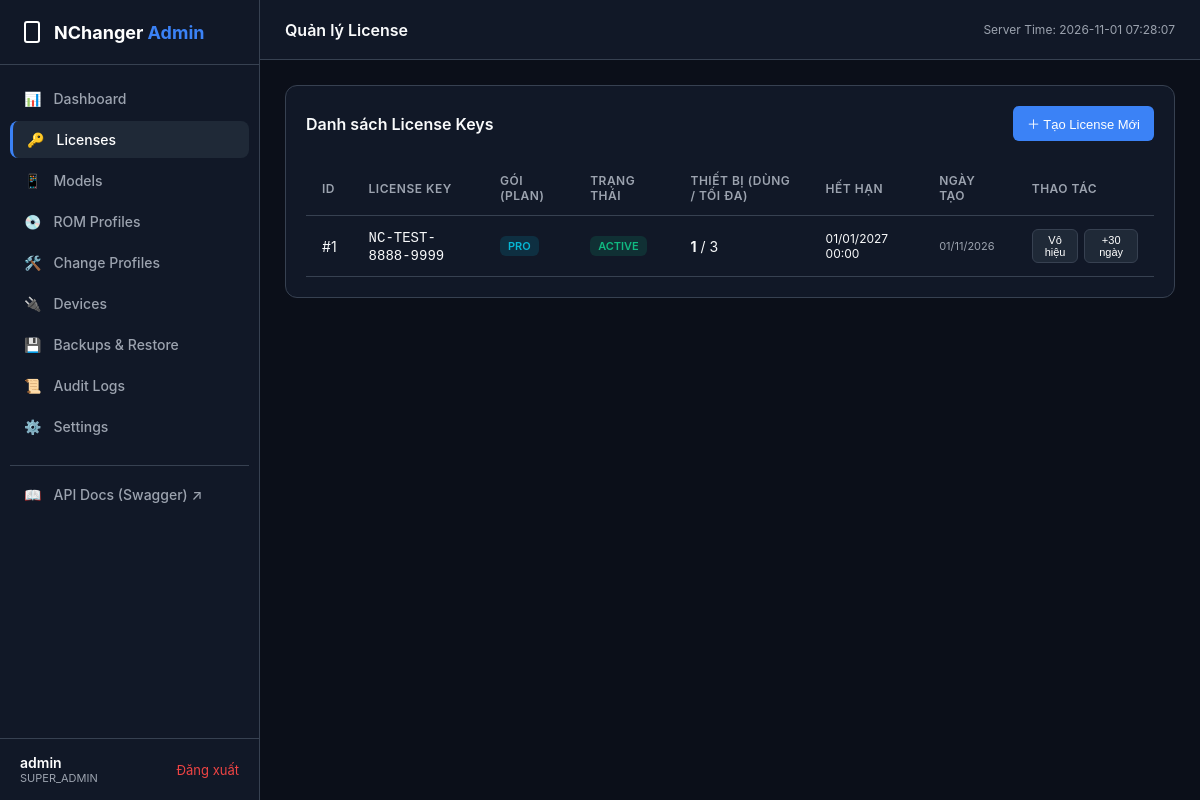
The app's page /admin/licenses.php (signed in) with its own data.
### tables this page shows
CREATE TABLE `licenses` (
  `id` INT UNSIGNED NOT NULL AUTO_INCREMENT,
  `license_key` VARCHAR(64) NOT NULL UNIQUE,
  `user_id` INT UNSIGNED DEFAULT NULL,
  `plan` VARCHAR(50) NOT NULL DEFAULT 'standard',
  `status` ENUM('active', 'expired', 'disabled', 'pending') NOT NULL DEFAULT 'pending',
  `max_devices` INT UNSIGNED NOT NULL DEFAULT 1,
  `activated_at` TIMESTAMP NULL DEFAULT NULL,
  `expires_at` TIMESTAMP NULL DEFAULT NULL,
  `notes` TEXT DEFAULT NULL,
  `created_at` TIMESTAMP NOT NULL DEFAULT CURRENT_TIMESTAMP,
  `updated_at` TIMESTAMP NOT NULL DEFAULT CURRENT_TIMESTAMP ON UPDATE CURRENT_TIMESTAMP,
  PRIMARY KEY (`id`),
  FOREIGN KEY (`user_id`) REFERENCES `users`(`id`) ON DELETE SET NULL,
  INDEX `idx_licenses_key_status` (`license_key`, `status`)
);

### public/admin/licenses.php (the view, shortened to what this page needs)
<?php
$db = Database::getConnection();
$licenses = $db->query('
    SELECT l.*, COUNT(d.id) AS registered_devices
    FROM licenses l
    LEFT JOIN devices d ON d.license_id = l.id
    GROUP BY l.id
    ORDER BY l.id DESC
')->fetchAll(PDO::FETCH_ASSOC);
include __DIR__ . '/includes/header.php';
?>
<div class="card">
    <div class="card-header">
        <div class="card-title">Danh sách License Keys</div>
        <button class="btn btn-primary" onclick="openModal('createModal')">＋ Tạo License Mới</button>
    </div>
    <div class="table-responsive">
        <table>
            <thead>
                <tr>
                    <th>ID</th>
                    <th>License Key</th>
                    <th>Gói (Plan)</th>
                    <th>Trạng thái</th>
                    <th>Thiết bị (Dùng / Tối đa)</th>
                    <th>Hết hạn</th>
                    <th>Ngày tạo</th>
                    <th>Thao tác</th>
                </tr>
            </thead>
            <tbody>
                <?php if (empty($licenses)): ?>
                    <tr><td colspan="8" style="text-align: center; color: var(--text-muted);">Chưa có license nào</td></tr>
                <?php else: ?>
                    <?php foreach ($licenses as $l): ?>
                        <tr>
                            <td>#<?= $l['id'] ?></td>
                            <td><code><?= htmlspecialchars($l['license_key']) ?></code></td>
                            <td><span class="badge badge-info"><?= strtoupper(htmlspecialchars($l['plan'])) ?></span></td>
                            <td>
                                <?php if ($l['status'] === 'active'): ?>
                                    <span class="badge badge-success">Active</span>
                                <?php elseif ($l['status'] === 'expired'): ?>
                                    <span class="badge badge-warning">Expired</span>
                                <?php else: ?>
                                    <span class="badge badge-danger">Disabled</span>
                                <?php endif; ?>
                            </td>
                            <td>
                                <b><?= (int)$l['registered_devices'] ?></b> / <?= (int)$l['max_devices'] ?>
                            </td>
                            <td style="font-size: 12px;">
                                <?= $l['expires_at'] ? date('d/m/Y H:i', strtotime($l['expires_at'])) : 'Vĩnh viễn' ?>
                            </td>
                            <td style="font-size: 11px; color: var(--text-muted);"><?= date('d/m/Y', strtotime($l['created_at'])) ?></td>
                            <td>
                                <div style="display: flex; gap: 6px;">
                                    <form method="POST" style="display:inline;">
                                        <button type="submit" class="btn btn-secondary btn-sm">
                                            <?= $l['status'] === 'active' ? 'Vô hiệu' : 'Kích hoạt' ?>
                                        </button>
                                    </form>
                                    <form method="POST" style="display:inline;">
                                        <button type="submit" class="btn btn-secondary btn-sm">+30 ngày</button>
                                    </form>
                                </div>
                            </td>
                        </tr>
                    <?php endforeach; ?>
                <?php endif; ?>
            </tbody>
        </table>
    </div>
</div>
<?php include __DIR__ . '/includes/footer.php'; ?>

### public/admin/assets/css/admin.css (style rules this page uses)
:root { --bg-primary: #0b0f19; --bg-surface: #111827; --bg-surface-elevated: #1f2937; --border-color: #374151; --text-primary: #f9fafb; --text-muted: #9ca3af; --accent: #3b82f6; --accent-hover: #2563eb; --success: #10b981; --warning: #f59e0b; --danger: #ef4444; --info: #06b6d4; --sidebar-width: 260px; --font-family: -apple-system, BlinkMacSystemFont, "Segoe UI", Roboto, "Helvetica Neue", Arial, sans-serif; }
* { box-sizing: border-box; margin: 0; padding: 0; }
body { font-family: var(--font-family); background-color: var(--bg-primary); color: var(--text-primary); min-height: 100vh; display: flex; font-size: 14px; }
.card { background-color: var(--bg-surface); border: 1px solid var(--border-color); border-radius: 12px; padding: 20px; margin-bottom: 25px; }
.card-header { display: flex; align-items: center; justify-content: space-between; margin-bottom: 20px; }
.card-title { font-size: 16px; font-weight: 600; }
.table-responsive { overflow-x: auto; }
table { width: 100%; border-collapse: collapse; text-align: left; }
th, td { padding: 12px 16px; border-bottom: 1px solid var(--border-color); }
th { color: var(--text-muted); font-weight: 600; font-size: 12px; text-transform: uppercase; letter-spacing: 0.5px; }
.badge { display: inline-block; padding: 3px 8px; font-size: 11px; font-weight: 600; border-radius: 6px; text-transform: uppercase; }
.badge-success { background-color: rgba(16, 185, 129, 0.15); color: var(--success); }
.badge-info { background-color: rgba(6, 182, 212, 0.15); color: var(--info); }
.btn { display: inline-flex; align-items: center; gap: 6px; padding: 8px 14px; font-size: 13px; font-weight: 500; border-radius: 6px; border: none; cursor: pointer; text-decoration: none; transition: background-color 0.2s; }
.btn-primary { background-color: var(--accent); color: #fff; }
.btn-secondary { background-color: var(--bg-surface-elevated); color: #fff; border: 1px solid var(--border-color); }
.btn-sm { padding: 4px 8px; font-size: 11px; }

### records on screen
licenses: id "1", license_key "NC-TEST-8888-9999", plan "PRO", status "ACTIVE", registered_devices "1", max_devices "3", expires_at "01/01/2027 00:00", created_at "01/11/2026"

### other values on screen
$currentUser['username'] "admin"
$currentUser['role'] "SUPER_ADMIN"
$pageTitle "Quản lý License"
